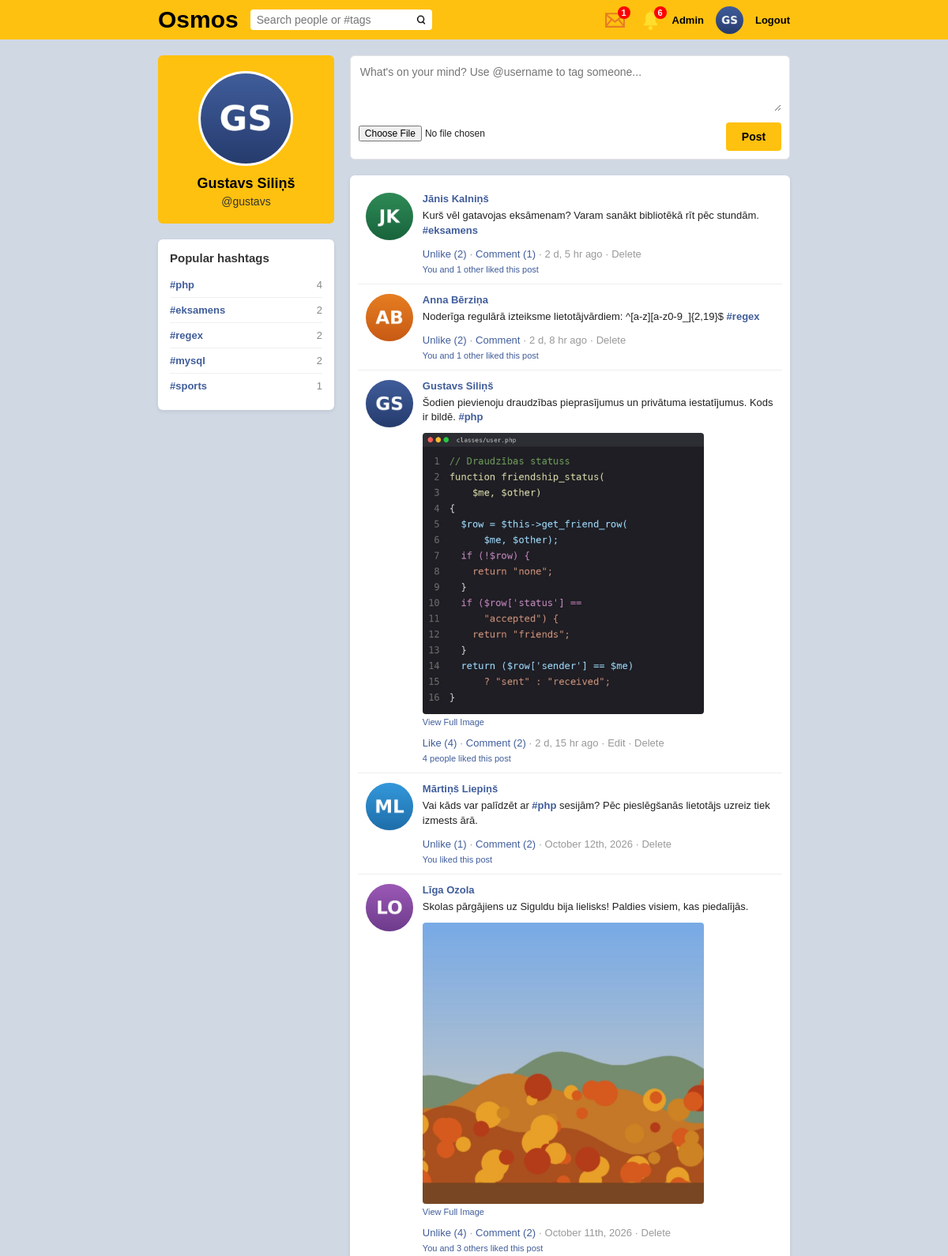
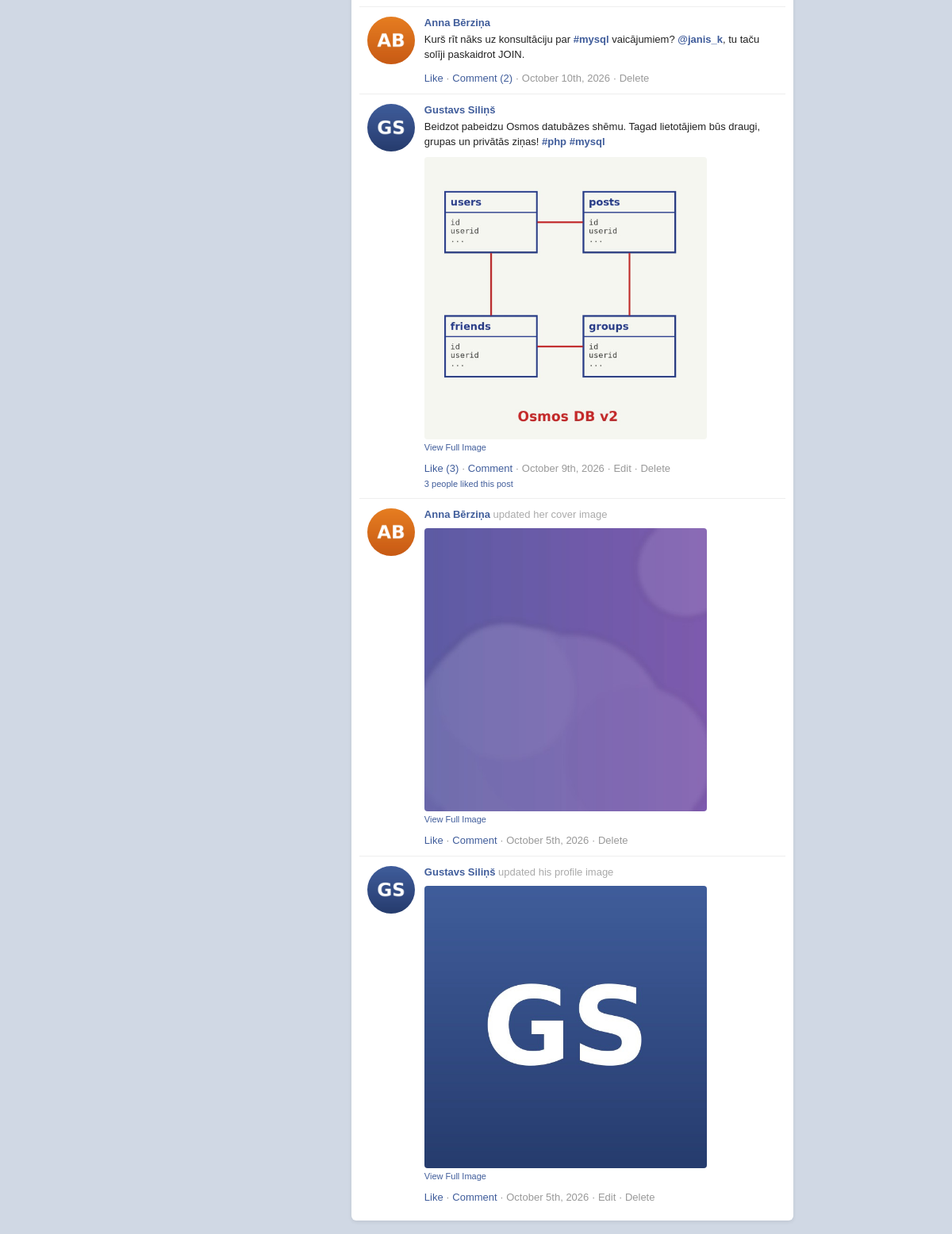
The page / (signed in) on the database its author committed (2 pictures, top to bottom).
### tables this page shows
CREATE TABLE `users` (
  `id` int(11) NOT NULL AUTO_INCREMENT,
  `userid` bigint(19) NOT NULL,
  `owner` bigint(19) NOT NULL DEFAULT 0,
  `first_name` varchar(50) NOT NULL,
  `last_name` varchar(50) NOT NULL,
  `gender` varchar(6) DEFAULT NULL,
  `type` varchar(10) NOT NULL DEFAULT 'profile',
  `group_type` varchar(8) NOT NULL DEFAULT 'public',
  `privacy` varchar(10) NOT NULL DEFAULT 'public',
  `is_admin` tinyint(1) NOT NULL DEFAULT 0,
  `blocked` tinyint(1) NOT NULL DEFAULT 0,
  `password` varchar(100) NOT NULL,
  `date` timestamp NOT NULL DEFAULT current_timestamp(),
  `profile_image` varchar(1000) DEFAULT '',
  `cover_image` varchar(1000) NOT NULL DEFAULT '',
  `about` varchar(1024) DEFAULT NULL,
  `tag_name` varchar(100) NOT NULL,
  `online` int(11) NOT NULL DEFAULT 0,
  PRIMARY KEY (`id`),
  UNIQUE KEY `userid` (`userid`),
  UNIQUE KEY `tag_name_unique` (`tag_name`),
  KEY `first_name` (`first_name`),
  KEY `last_name` (`last_name`),
  KEY `gender` (`gender`),
  KEY `date` (`date`),
  KEY `tag_name` (`tag_name`),
  KEY `type` (`type`),
  KEY `owner` (`owner`)
);

CREATE TABLE `posts` (
  `id` bigint(19) NOT NULL AUTO_INCREMENT,
  `post_id` bigint(19) NOT NULL,
  `user_id` bigint(19) NOT NULL,
  `owner` bigint(19) NOT NULL DEFAULT 0,
  `post` text NOT NULL,
  `image` varchar(500) DEFAULT NULL,
  `comments` int(11) NOT NULL DEFAULT 0,
  `likes` int(11) NOT NULL DEFAULT 0,
  `date` timestamp NOT NULL DEFAULT current_timestamp(),
  `has_image` tinyint(1) NOT NULL DEFAULT 0,
  `is_profile_image` tinyint(1) NOT NULL,
  `is_cover_image` tinyint(1) NOT NULL,
  `parent` bigint(20) DEFAULT 0,
  PRIMARY KEY (`id`),
  UNIQUE KEY `post_id` (`post_id`),
  KEY `user_id` (`user_id`),
  KEY `comments` (`comments`),
  KEY `likes` (`likes`),
  KEY `date` (`date`),
  KEY `has_image` (`has_image`),
  KEY `is_profile_image` (`is_profile_image`),
  KEY `is_cover_image` (`is_cover_image`),
  KEY `owner` (`owner`),
  FULLTEXT KEY `post` (`post`)
);

CREATE TABLE `likes` (
  `id` bigint(20) NOT NULL AUTO_INCREMENT,
  `type` varchar(10) NOT NULL,
  `contentid` bigint(20) NOT NULL,
  `likes` text NOT NULL,
  PRIMARY KEY (`id`),
  UNIQUE KEY `type_contentid` (`type`,`contentid`),
  KEY `contentid` (`contentid`),
  KEY `type` (`type`)
);

### post.php (the view, shortened to what the rows shown need)
<?php
$post_viewer = $_SESSION['osmos_userid'] ?? 0;
$post_class = new Post();
$post_avatar = avatar_url($ROW_USER);
$post_author_name = is_array($ROW_USER) ? htmlspecialchars(trim($ROW_USER['first_name'] . " " . $ROW_USER['last_name'])) : "Unknown user";
$post_note = "";
if (!empty($ROW['is_profile_image'])) {
    $post_note = "updated " . pronoun($ROW_USER) . " profile image";
}
if (!empty($ROW['is_cover_image'])) {
    $post_note = ($ROW['owner'] > 0) ? "updated the group cover image" : "updated " . pronoun($ROW_USER) . " cover image";
}
$post_likes = (int)$ROW['likes'];
$post_i_liked = ($post_viewer && $post_likes > 0) ? $post_class->user_liked($ROW['post_id'], "post", $post_viewer) : false;
$post_likes_info = likes_info_text($post_likes, $post_i_liked);
$post_comment_count = (int)$ROW['comments'];
$post_image_path = $ROW['image'] ?? "";
?>
<div class="post">
    <div>
        <?php if (is_array($ROW_USER)): ?>
            <a href="<?php echo ROOT; ?>profile/<?php echo $ROW_USER['userid']; ?>"><img class="post-avatar" src="<?php echo ROOT . $post_avatar; ?>"></a>
        <?php else: ?>
            <img class="post-avatar" src="<?php echo ROOT . $post_avatar; ?>">
        <?php endif; ?>
    </div>
    <div class="post-body">
        <div>
            <?php if (is_array($ROW_USER)): ?>
                <a class="post-author" href="<?php echo ROOT; ?>profile/<?php echo $ROW_USER['userid']; ?>"><?php echo $post_author_name; ?></a>
            <?php else: ?>
                <span class="post-author"><?php echo $post_author_name; ?></span>
            <?php endif; ?>
            <?php if ($post_note != ""): ?>
                <span class="post-note"><?php echo $post_note; ?></span>
            <?php endif; ?>
        </div>
        <?php if (isset($ROW['post']) && trim($ROW['post']) !== ""): ?>
            <div class="post-text">
                <?php echo nl2br($post_class->get_tags(htmlspecialchars($ROW['post']))); ?>
            </div>
        <?php endif; ?>
        <?php if (is_video_file($post_image_path)): ?>
            <div class="post-media">
                <video class="post-video" controls preload="metadata" src="<?php echo ROOT . $post_image_path; ?>"></video>
            </div>
        <?php elseif (is_image_file($post_image_path)): ?>
            <div class="post-media">
                <a href="<?php echo ROOT; ?>single_post/<?php echo $ROW['post_id']; ?>"><img class="post-image" src="<?php echo ROOT . $image_class->get_thumb_post($post_image_path); ?>"></a>
                <a class="post-media-link" href="<?php echo ROOT; ?>image_view/<?php echo $ROW['post_id']; ?>">View Full Image</a>
            </div>
        <?php endif; ?>
        <div class="post-actions">
            <a onclick="ajax_data(event)" href="<?php echo csrf_url(ROOT . "like/post/" . $ROW['post_id']); ?>"><span id="like_label_<?php echo $ROW['post_id']; ?>"><?php echo $post_i_liked ? "Unlike" : "Like"; ?></span> <span id="like_count_<?php echo $ROW['post_id']; ?>"><?php echo ($post_likes > 0) ? "(" . $post_likes . ")" : ""; ?></span></a>
            &middot;
            <a href="<?php echo ROOT; ?>single_post/<?php echo $ROW['post_id']; ?>">Comment<?php echo ($post_comment_count > 0) ? " (" . $post_comment_count . ")" : ""; ?></a>
            &middot;
            <span><?php echo Time::get_time($ROW['date'] ?? ""); ?></span>
            <?php if ($post_viewer && $ROW['user_id'] == $post_viewer): ?>
                &middot; <a class="post-manage" href="<?php echo ROOT; ?>edit/<?php echo $ROW['post_id']; ?>">Edit</a>
            <?php endif; ?>
            <?php if ($post_class->can_delete_post($ROW, $post_viewer)): ?>
                &middot; <a class="post-manage" href="<?php echo ROOT; ?>delete/<?php echo $ROW['post_id']; ?>">Delete</a>
            <?php endif; ?>
            <a id="info_row_<?php echo $ROW['post_id']; ?>" class="post-info" href="<?php echo ROOT; ?>likes/post/<?php echo $ROW['post_id']; ?>" style="<?php echo ($post_likes_info == "") ? "display: none;" : ""; ?>"><?php echo $post_likes_info; ?></a>
        </div>
    </div>
</div>

### home.php (shortened to what the rows shown need)
<?php
include_once("classes/autoload.php");
$login = new Login();
$user_data = $login->check_login($_SESSION['osmos_userid'] ?? 0);
$limit = 10;
$page_number = isset($_GET['page']) ? (int)$_GET['page'] : 1;
$offset = ($page_number - 1) * $limit;
$DB = new Database();
$user_class = new User();
$my_userid = esc($user_data['userid']);
$friend_ids = $user_class->get_friend_ids($user_data['userid']);
$friend_list = implode("','", array_map('esc', $friend_ids));
$fetch = $limit + 1;
if ($friend_list != "") {
    $sql = "select * from posts where parent = 0 and owner = 0 and (user_id = '$my_userid' || user_id in ('" . $friend_list . "')) order by id desc limit $fetch offset $offset";
} else {
    $sql = "select * from posts where parent = 0 and owner = 0 and user_id = '$my_userid' order by id desc limit $fetch offset $offset";
}
$posts = $DB->read($sql);
?>
<!DOCTYPE html>
<html>
<head>
</head>
<body>
    <?php include("header.php"); ?>
    <div class="page">
        <div class="two-col">
            <div class="col-side">
                <div class="friends-bar" style="min-height: 0; padding-bottom: 20px;">
                    <img class="sidebar-pic" src="<?php echo ROOT . avatar_url($user_data); ?>">
                    <a class="sidebar-name" href="<?php echo ROOT; ?>profile/<?php echo $user_data['userid']; ?>">
                        <?php echo htmlspecialchars($user_data['first_name'] . " " . $user_data['last_name']); ?>
                    </a>
                    <div style="font-size: 14px; color: #333; margin-top: 4px;">@<?php echo htmlspecialchars($user_data['tag_name']); ?></div>
                </div>
                <?php $hashtags = popular_hashtags($user_data['userid']); ?>
                <div class="card" style="padding: 15px; margin-top: 20px;">
                    <h4 class="card-subtitle">Popular hashtags</h4>
                    <?php if (count($hashtags) > 0): ?>
                        <ul class="about-list">
                            <?php foreach ($hashtags as $tag => $count): ?>
                                <li>
                                    <a class="tag-link" href="<?php echo ROOT; ?>tags?tag=<?php echo urlencode($tag); ?>">#<?php echo htmlspecialchars($tag); ?></a>
                                    <span class="muted" style="float: right;"><?php echo $count; ?></span>
                                </li>
                            <?php endforeach; ?>
                        </ul>
                    <?php else: ?>
                        <div class="muted" style="font-size: 13px;">No hashtags yet. Write #php or #mysql in a post.</div>
                    <?php endif; ?>
                </div>
            </div>
            <div class="col-main">
                <div class="composer">
                    <form method="post" enctype="multipart/form-data">
                        <textarea class="tag-input" name="post" placeholder="What's on your mind? Use @username to tag someone..."></textarea>
                        <input type="file" name="file" accept="image/jpeg,video/mp4">
                        <input class="post-button" type="submit" value="Post">
                    </form>
                </div>
                <div class="posts-bar">
                    <?php
                        if($posts) {
                            foreach ($posts as $ROW) {
                                $ROW_USER = $user_class->get_user($ROW['user_id']);
                                include("post.php");
                            }
                        } else {
                            echo "<div class='empty-state'>" . ($page_number > 1 ? "No more posts." : "No posts found! Write your first post or add some friends.") . "</div>";
                        }
                    ?>
                </div>
            </div>
        </div>
    </div>
</body>
</html>

### header.php (shortened to what the rows shown need)
<?php
$header_user = false;
if (isset($_SESSION['osmos_userid'])) {
    $header_user_class = new User();
    $header_user = $header_user_class->get_user($_SESSION['osmos_userid']);
}
$corner_image = avatar_url($header_user);
$notif_count = check_notifications();
$msg_notif_count = check_messages();
?>
<div id="orange_bar">
    <div style="width: 800px; margin: auto; display: flex; justify-content: space-between; align-items: center; height: 100%;">
        <div style="display: flex; align-items: center; gap: 15px;">
            <a href="<?php echo ROOT; ?>home" style="color: black; text-decoration: none; font-size: 30px; font-weight: bold;">Osmos</a>
            <form method="get" action="<?php echo ROOT; ?>search" style="margin: 0;">
                <input type="text" id="search_box" name="find" placeholder="Search people or #tags" value="<?php echo (isset($_GET['find']) && is_string($_GET['find'])) ? htmlspecialchars($_GET['find']) : ''; ?>">
            </form>
        </div>
        <div style="display: flex; align-items: center; gap: 15px;">
            <?php if (is_array($header_user)): ?>
                <a href="<?php echo ROOT; ?>messages" style="text-decoration: none;" title="Messages">
                    <span style="display: inline-block; position: relative;">
                        <?php if ($msg_notif_count > 0): ?>
                            <div class="header-badge" style="right: -2px;">
                                <?php echo ($msg_notif_count > 99) ? '99+' : $msg_notif_count; ?>
                            </div>
                        <?php endif; ?>
                    </span>
                </a>
                <a href="<?php echo ROOT; ?>notifications" style="text-decoration: none;" title="Notifications">
                    <span style="display: inline-block; position: relative;">
                        <img src="<?php echo ROOT; ?>notif.svg" style="width: 25px; vertical-align: middle;">
                        <?php if ($notif_count > 0): ?>
                            <div class="header-badge" style="right: -8px;">
                                <?php echo ($notif_count > 99) ? '99+' : $notif_count; ?>
                            </div>
                        <?php endif; ?>
                    </span>
                </a>
                <?php if (!empty($header_user['is_admin'])): ?>
                    <a href="<?php echo ROOT; ?>admin" style="font-size: 13px; color: black; text-decoration: none; font-weight: bold;">Admin</a>
                <?php endif; ?>
                <a href="<?php echo ROOT; ?>profile/<?php echo $header_user['userid']; ?>" title="My profile">
                    <img src="<?php echo ROOT . $corner_image; ?>" style="width: 35px; height: 35px; border-radius: 50%; object-fit: cover; vertical-align: middle;">
                </a>
                <a href="<?php echo ROOT; ?>logout" style="font-size: 13px; color: black; text-decoration: none; font-weight: bold;">Logout</a>
            <?php else: ?>
                <a href="<?php echo ROOT; ?>login" style="color: black; text-decoration: none; font-size: 13px; background: white; padding: 5px 12px; border-radius: 4px; font-weight: bold;">Login</a>
            <?php endif; ?>
        </div>
    </div>
</div>

### classes/post.php (shortened to what the rows shown need)
<?php
class Post {
    public function get_tags($post) {
        $DB = new Database();
        $cache = [];
        $result = preg_replace_callback(MENTION_PATTERN, function ($m) use ($DB, &$cache) {
            $tag = $m[2];
            if (!array_key_exists($tag, $cache)) {
                $safe = esc($tag);
                $found = $DB->read("select userid, type from users where tag_name = '$safe' limit 1");
                $cache[$tag] = is_array($found) ? $found[0] : false;
            }
            if ($cache[$tag]) {
                $path = (($cache[$tag]['type'] ?? "") == "group" ? "group/" : "profile/") . $cache[$tag]['userid'];
                return $m[1] . "<a href='" . ROOT . $path . "' class='tag-link'>@" . $tag . "</a>";
            }
            return $m[0];
        }, $post);
        if ($result !== null) {
            $post = $result;
        }
        $result = preg_replace_callback(HASHTAG_PATTERN, function ($m) {
            return $m[1] . "<a href='" . ROOT . "tags?tag=" . urlencode($m[2]) . "' class='tag-link'>#" . $m[2] . "</a>";
        }, $post);
        if ($result !== null) {
            $post = $result;
        }
        return $post;
    }
    public function can_delete_post($row, $user_id) {
        if ($row['user_id'] == $user_id) return true;
        if (is_admin($user_id)) return true;
        return false;
    }
    public function can_view_post($row, $user_id) {
        static $profile_cache = [];
        if (is_admin($user_id)) return true;
        $key = $row['user_id'] . "_" . $user_id;
        return $profile_cache[$key];
    }
    public function get_likes($id, $type) {
        $DB = new Database();
        $type = esc($type);
        if(is_numeric($id)) {
            $id = esc($id);
            $result = $DB->read("select likes from likes where type='$type' && contentid = '$id' limit 1");
            if(is_array($result)) {
                $likes = json_decode($result[0]['likes'], true);
                return (is_array($likes) && count($likes) > 0) ? $likes : false;
            }
        }
        return false;
    }
    public function user_liked($id, $type, $user_id) {
        $likes = $this->get_likes($id, $type);
        return in_array((string)$user_id, array_map('strval', array_column($likes, "user_id")), true);
    }
}

### rows shown on the page
users: profile_image (picture), first_name+last_name "Gustavs Siliņš", tag_name "gustavs"
posts: post "mysql", count "2", users.profile_image (picture), users.first_name+last_name "Gustavs Siliņš", post "Beidzot pabeidzu Osmos datubāzes shēmu. Tagad lietotājiem būs draugi, grupas un privātās ziņas!", m "php mysql", image (picture), shows "Like", likes "3", date "October 9th, 2026", post_likes_info "3 people liked this post"
posts: users.profile_image (picture), users.first_name+last_name "Jānis Kalniņš", post "Kurš vēl gatavojas eksāmenam? Varam sanākt bibliotēkā rīt pēc stundām.", m "eksamens", shows "Unlike", likes "2", comments "1", date "2 d, 5 hr ago", post_likes_info "You and 1 other liked this post"
posts: users.profile_image (picture), users.first_name+last_name "Anna Bērziņa", post "Noderīga regulārā izteiksme lietotājvārdiem: ^[a-z][a-z0-9_]{2,19}$", m "regex", shows "Unlike", likes "2", date "2 d, 8 hr ago", post_likes_info "You and 1 other liked this post"
posts: users.profile_image (picture), users.first_name+last_name "Gustavs Siliņš", post "Šodien pievienoju draudzības pieprasījumus un privātuma iestatījumus. Kods ir bildē.", m "php", image (picture), shows "Like", likes "4", comments "2", date "2 d, 15 hr ago", post_likes_info "4 people liked this post"
posts: users.profile_image (picture), users.first_name+last_name "Mārtiņš Liepiņš", post "Vai kāds var palīdzēt ar sesijām? Pēc pieslēgšanās lietotājs uzreiz tiek izmests ārā.", m "php", shows "Unlike", likes "1", comments "2", date "October 12th, 2026", post_likes_info "You liked this post"
posts: users.profile_image (picture), users.first_name+last_name "Līga Ozola", post "Skolas pārgājiens uz Siguldu bija lielisks! Paldies visiem, kas piedalījās.", image (picture), shows "Unlike", likes "4", comments "2", date "October 11th, 2026", post_likes_info "You and 3 others liked this post"
posts: users.profile_image (picture), users.first_name+last_name "Anna Bērziņa", tags "Kurš rīt nāks uz konsultāciju par vaicājumiem? , tu taču solīji paskaidrot JOIN.", m "mysql", likes "Like", comments "2", date "October 10th, 2026"
posts: users.profile_image (picture), users.first_name+last_name "Anna Bērziņa", owner.gender "updated her cover image", image (picture), likes "Like", date "October 5th, 2026"
posts: users.profile_image (picture), users.first_name+last_name "Gustavs Siliņš", users.gender "updated his profile image", image (picture), likes "Like", date "October 5th, 2026"

### other values the page prints
$msg_notif_count "1"
$notif_count "6"
$tag "php"
$count "4"
$tag "eksamens"
$count "2"
$tag "regex"
$tag "sports"
$count "1"
